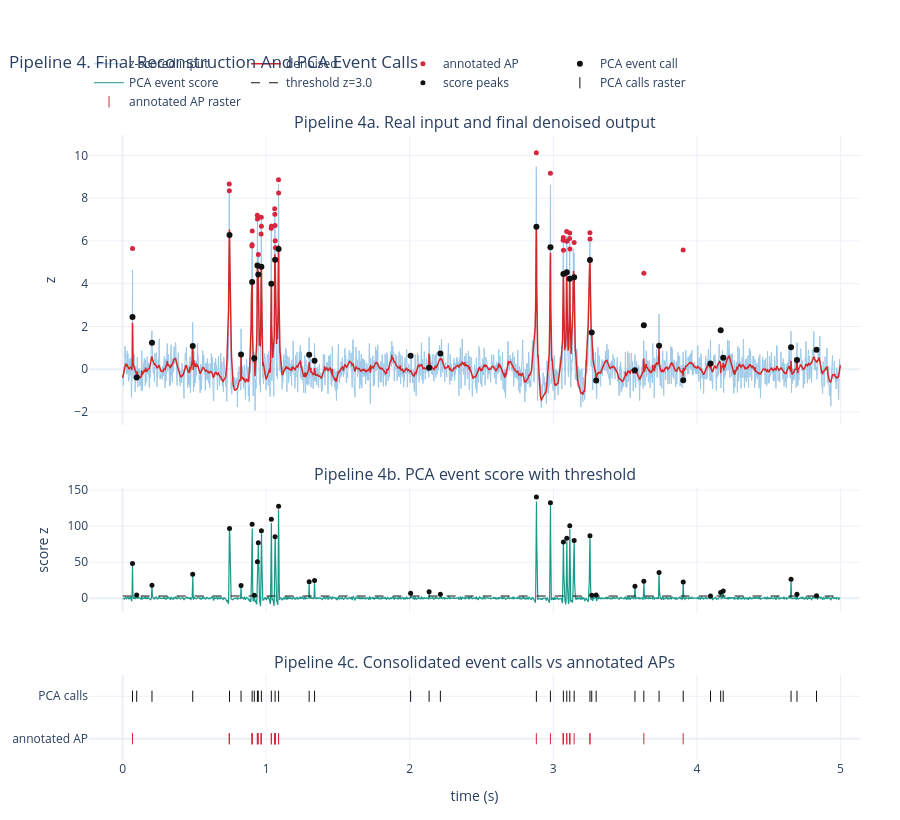

Notebook cell for this chart:
### Markdown cell above
## Pipeline 4. Final Reconstruction And PCA Event Calls

This is the final output view. The denoised trace is shown here only, and event starts are consolidated from a single PCA event score rather than plotted directly from every cluster.

### Code cell
recon = make_subplots(
    rows=3,
    cols=1,
    shared_xaxes=True,
    row_heights=[0.58, 0.25, 0.17],
    subplot_titles=(
        "Pipeline 4a. Real input and final denoised output",
        "Pipeline 4b. PCA event score with threshold",
        "Pipeline 4c. Consolidated event calls vs annotated APs",
    ),
    vertical_spacing=0.10,
)
recon.add_trace(go.Scatter(x=t_plot, y=input_plot, mode="lines", name="z-scored input", line={"color": "#9ecae9", "width": 1}), row=1, col=1)
recon.add_trace(go.Scatter(x=t_plot, y=denoised_plot, mode="lines", name="denoised", line={"color": "#d62728", "width": 1.5}), row=1, col=1)
recon.add_trace(go.Scatter(x=recording.events_ap_times_s, y=np.interp(recording.events_ap_times_s, recording.t, denoiser_input), mode="markers", name="annotated AP", marker={"color": "#d7263d", "size": 5}), row=1, col=1)
if len(pca_event_indices):
    recon.add_trace(go.Scatter(x=pca_event_times, y=np.interp(pca_event_times, recording.t, denoised), mode="markers", name="PCA event call", marker={"color": "#111111", "size": 6}), row=1, col=1)

recon.add_trace(go.Scatter(x=t_plot, y=pca_score_plot, mode="lines", name="PCA event score", line={"color": "#1b998b", "width": 1.2}), row=2, col=1)
recon.add_trace(go.Scatter(x=[recording.t[0], recording.t[-1]], y=[pca_threshold_z, pca_threshold_z], mode="lines", name=f"threshold z={pca_threshold_z:.1f}", line={"color": "#111111", "dash": "dash", "width": 1}), row=2, col=1)
if len(pca_event_indices):
    recon.add_trace(go.Scatter(x=pca_event_times, y=pca_event_score_z[pca_event_indices], mode="markers", name="score peaks", marker={"color": "#111111", "size": 5}), row=2, col=1)
    recon.add_trace(go.Scatter(x=pca_event_times, y=np.ones_like(pca_event_times), mode="markers", name="PCA calls raster", marker={"color": "#111111", "size": 8, "symbol": "line-ns-open"}), row=3, col=1)
if len(recording.events_ap_times_s):
    recon.add_trace(go.Scatter(x=recording.events_ap_times_s, y=np.zeros_like(recording.events_ap_times_s), mode="markers", name="annotated AP raster", marker={"color": "#d7263d", "size": 8, "symbol": "line-ns-open"}), row=3, col=1)

recon.update_xaxes(title_text="time (s)", row=3, col=1)
recon.update_yaxes(title_text="z", row=1, col=1)
recon.update_yaxes(title_text="score z", row=2, col=1)
recon.update_yaxes(tickmode="array", tickvals=[0, 1], ticktext=["annotated AP", "PCA calls"], range=[-0.5, 1.5], row=3, col=1)
recon.update_layout(
    title={"text": "Pipeline 4. Final Reconstruction And PCA Event Calls", "x": 0.01, "xanchor": "left"},
    height=820,
    template="plotly_white",
    hovermode="x unified",
    legend={"orientation": "h", "yanchor": "bottom", "y": 1.03, "x": 0},
    margin={"t": 135, "b": 60, "l": 80, "r": 40},
)
recon.show()

### Figure 1 — Plotly figure (JSON) as saved in the notebook; plotly's stock layout.template omitted (floating-point values rounded to 4 significant figures; data arrays with more than 128 entries replaced by an {"elided": "..."} marker saying what was removed)
{"data": [{"line": {"color": "#9ecae9", "width": 1}, "mode": "lines", "name": "z-scored input", "type": "scatter", "x": {"elided": "3334 float values"}, "xaxis": "x", "y": {"elided": "3334 float values"}, "yaxis": "y"}, {"line": {"color": "#d62728", "width": 1.5}, "mode": "lines", "name": "denoised", "type": "scatter", "x": {"elided": "3334 float values"}, "xaxis": "x", "y": {"elided": "3334 float values"}, "yaxis": "y"}, {"marker": {"color": "#d7263d", "size": 5}, "mode": "markers", "name": "annotated AP", "type": "scatter", "x": [0.0689, 0.7427, 0.7435, 0.901, 0.9019, 0.9028, 0.9384, 0.9392, 0.9452, 0.9648, 0.9657, 0.9667, 1.035, 1.037, 1.059, 1.06, 1.061, 1.063, 1.064, 1.086, 1.087, 2.882, 2.98, 3.069, 3.07, 3.071, 3.093, 3.094, 3.114, 3.115, 3.115, 3.145, 3.255, 3.256, 3.631, 3.905], "xaxis": "x", "y": [5.648, 8.669, 8.353, 5.766, 5.829, 6.468, 7.206, 7.024, 5.365, 6.321, 7.109, 6.684, 6.598, 6.691, 7.509, 7.255, 6.727, 6.008, 5.681, 8.863, 8.246, 10.13, 9.169, 6.039, 6.156, 5.57, 6.437, 5.984, 6.117, 6.375, 5.621, 5.926, 6.385, 6.087, 4.495, 5.58], "yaxis": "y"}, {"marker": {"color": "#111111", "size": 6}, "mode": "markers", "name": "PCA event call", "type": "scatter", "x": [0.0688, 0.098, 0.2045, 0.4884, 0.7446, 0.825, 0.9023, 0.9173, 0.9391, 0.9451, 0.9667, 1.036, 1.062, 1.086, 1.3, 1.337, 2.006, 2.135, 2.213, 2.882, 2.98, 3.07, 3.094, 3.115, 3.145, 3.255, 3.268, 3.299, 3.569, 3.631, 3.737, 3.905, 4.095, 4.166, 4.184, 4.656, 4.698, 4.834], "xaxis": "x", "y": [2.439, -0.3804, 1.237, 1.092, 6.281, 0.6862, 4.079, 0.513, 4.855, 4.433, 4.794, 3.998, 5.117, 5.627, 0.6739, 0.4044, 0.6359, 0.06681, 0.7424, 6.66, 5.703, 4.452, 4.541, 4.239, 4.3, 5.115, 1.723, -0.5269, -0.04164, 2.062, 1.1, -0.5182, 0.2763, 1.82, 0.5397, 1.028, 0.4296, 0.919], "yaxis": "y"}, {"line": {"color": "#1b998b", "width": 1.2}, "mode": "lines", "name": "PCA event score", "type": "scatter", "x": {"elided": "3334 float values"}, "xaxis": "x2", "y": {"elided": "3334 float values"}, "yaxis": "y2"}, {"line": {"color": "#111111", "dash": "dash", "width": 1}, "mode": "lines", "name": "threshold z=3.0", "type": "scatter", "x": [0, 5.0], "xaxis": "x2", "y": [3, 3], "yaxis": "y2"}, {"marker": {"color": "#111111", "size": 5}, "mode": "markers", "name": "score peaks", "type": "scatter", "x": [0.0688, 0.098, 0.2045, 0.4884, 0.7446, 0.825, 0.9023, 0.9173, 0.9391, 0.9451, 0.9667, 1.036, 1.062, 1.086, 1.3, 1.337, 2.006, 2.135, 2.213, 2.882, 2.98, 3.07, 3.094, 3.115, 3.145, 3.255, 3.268, 3.299, 3.569, 3.631, 3.737, 3.905, 4.095, 4.166, 4.184, 4.656, 4.698, 4.834], "xaxis": "x2", "y": [48.06, 4.56, 17.95, 33.08, 96.84, 17.58, 102.6, 3.938, 50.7, 76.75, 93.58, 109.4, 85.3, 127.6, 22.9, 24.63, 6.741, 8.878, 5.399, 140.6, 132.3, 77.95, 83.15, 100.6, 80.02, 86.57, 4.206, 4.461, 16.67, 23.55, 35.55, 22.39, 3.068, 8.042, 9.883, 26.22, 5.315, 3.338], "yaxis": "y2"}, {"marker": {"color": "#111111", "size": 8, "symbol": "line-ns-open"}, "mode": "markers", "name": "PCA calls raster", "type": "scatter", "x": [0.0688, 0.098, 0.2045, 0.4884, 0.7446, 0.825, 0.9023, 0.9173, 0.9391, 0.9451, 0.9667, 1.036, 1.062, 1.086, 1.3, 1.337, 2.006, 2.135, 2.213, 2.882, 2.98, 3.07, 3.094, 3.115, 3.145, 3.255, 3.268, 3.299, 3.569, 3.631, 3.737, 3.905, 4.095, 4.166, 4.184, 4.656, 4.698, 4.834], "xaxis": "x3", "y": [1.0, 1.0, 1.0, 1.0, 1.0, 1.0, 1.0, 1.0, 1.0, 1.0, 1.0, 1.0, 1.0, 1.0, 1.0, 1.0, 1.0, 1.0, 1.0, 1.0, 1.0, 1.0, 1.0, 1.0, 1.0, 1.0, 1.0, 1.0, 1.0, 1.0, 1.0, 1.0, 1.0, 1.0, 1.0, 1.0, 1.0, 1.0], "yaxis": "y3"}, {"marker": {"color": "#d7263d", "size": 8, "symbol": "line-ns-open"}, "mode": "markers", "name": "annotated AP raster", "type": "scatter", "x": [0.0689, 0.7427, 0.7435, 0.901, 0.9019, 0.9028, 0.9384, 0.9392, 0.9452, 0.9648, 0.9657, 0.9667, 1.035, 1.037, 1.059, 1.06, 1.061, 1.063, 1.064, 1.086, 1.087, 2.882, 2.98, 3.069, 3.07, 3.071, 3.093, 3.094, 3.114, 3.115, 3.115, 3.145, 3.255, 3.256, 3.631, 3.905], "xaxis": "x3", "y": [0.0, 0.0, 0.0, 0.0, 0.0, 0.0, 0.0, 0.0, 0.0, 0.0, 0.0, 0.0, 0.0, 0.0, 0.0, 0.0, 0.0, 0.0, 0.0, 0.0, 0.0, 0.0, 0.0, 0.0, 0.0, 0.0, 0.0, 0.0, 0.0, 0.0, 0.0, 0.0, 0.0, 0.0, 0.0, 0.0], "yaxis": "y3"}], "layout": {"annotations": [{"font": {"size": 16}, "showarrow": false, "text": "Pipeline 4a. Real input and final denoised output", "x": 0.5, "xanchor": "center", "xref": "paper", "y": 1, "yanchor": "bottom", "yref": "paper"}, {"font": {"size": 16}, "showarrow": false, "text": "Pipeline 4b. PCA event score with threshold", "x": 0.5, "xanchor": "center", "xref": "paper", "y": 0.436, "yanchor": "bottom", "yref": "paper"}, {"font": {"size": 16}, "showarrow": false, "text": "Pipeline 4c. Consolidated event calls vs annotated APs", "x": 0.5, "xanchor": "center", "xref": "paper", "y": 0.136, "yanchor": "bottom", "yref": "paper"}], "height": 820, "hovermode": "x unified", "legend": {"orientation": "h", "x": 0, "y": 1.03, "yanchor": "bottom"}, "margin": {"b": 60, "l": 80, "r": 40, "t": 135}, "title": {"text": "Pipeline 4. Final Reconstruction And PCA Event Calls", "x": 0.01, "xanchor": "left"}, "xaxis": {"anchor": "y", "domain": [0, 1], "matches": "x3", "showticklabels": false}, "xaxis2": {"anchor": "y2", "domain": [0, 1], "matches": "x3", "showticklabels": false}, "xaxis3": {"anchor": "y3", "domain": [0, 1], "title": {"text": "time (s)"}}, "yaxis": {"anchor": "x", "domain": [0.536, 1], "title": {"text": "z"}}, "yaxis2": {"anchor": "x2", "domain": [0.236, 0.436], "title": {"text": "score z"}}, "yaxis3": {"anchor": "x3", "domain": [0, 0.136], "range": [-0.5, 1.5], "tickmode": "array", "ticktext": ["annotated AP", "PCA calls"], "tickvals": [0, 1]}}}
